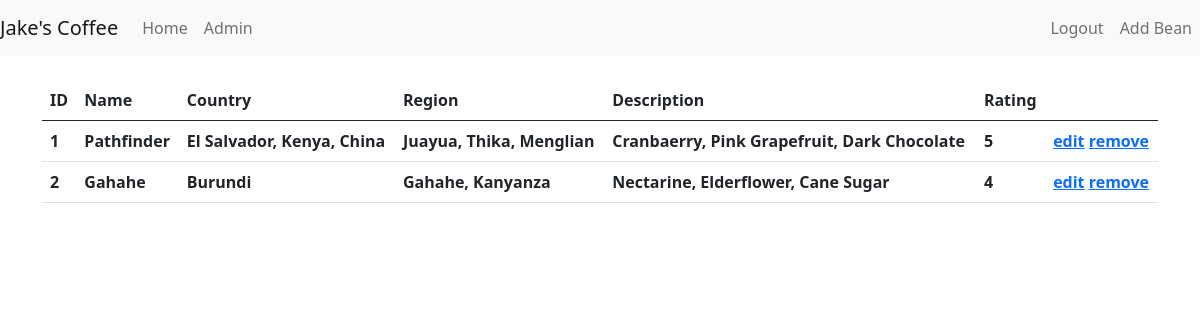
Screenshot of /admin (signed in) with the database file from the repository.
### app/models.py (models this page shows)
class Bean(db.Model):
    id = db.Column(db.Integer, primary_key=True)
    name = db.Column(db.String(20), index=True, nullable=False)
    country = db.Column(db.String(20), index=True)
    region = db.Column(db.String(20), index=True)
    description = db.Column(db.String(80))
    rating = db.Column(db.Integer, index=True, nullable=False)

### app/routes.py (the view)
@app.route('/admin')
@login_required
def admin():
    beans = Bean.query.all()
    return render_template('admin.html', beans=beans)

### app/models.py (called while the page is built)
@login.user_loader
def load_user(user_id):
    return AdminUser.query.get(user_id)

### app/templates/admin.html (shortened to what this page needs)
{% extends 'base.html' %}
{% block content %}
<div class="container mt-4">
    <table class="table">
        <thead>
            <tr>
                <th scope="col">ID</th>
                <th scope="col">Name</th>
                <th scope="col">Country</th>
                <th scope="col">Region</th>
                <th scope="col">Description</th>
                <th scope="col">Rating</th>
                <th scope="col"></th>
            </tr>
        </thead>
        <tbody>
            {% for bean in beans %}
            {% include '_admin_beans.html' %}
            {% endfor %}
        </tbody>
    </table>
</div>
{% endblock %}

### app/templates/_admin_beans.html
<tr>
    <th scope="col">{{ bean.id }}</th>
    <th scope="col">{{ bean.name }}</th>
    {% if bean.country %}
    <th scope="col">{{ bean.country }}</th>
    {% else %}
    <th scope="col">-</th>
    {% endif %}
    {% if bean.region %}
    <th scope="col">{{ bean.region }}</th>
    {% else %}
    <th scope="col">-</th>
    {% endif %}
    {% if bean.description %}
    <th scope="col">{{ bean.description }}</th>
    {% else %}
    <th scope="col">-</th>
    {% endif %}
    <th scope="col">{{ bean.rating }}</th>
    <th scope="col">
        <a href="{{ url_for('edit_bean', bean_id=bean.id) }}">edit</a>
        <a href="{{ url_for('remove_bean', bean_id=bean.id) }}">remove</a>
    </th>
</tr>

### rows the page displays
Bean: id "1", name "Pathfinder", country "El Salvador, Kenya, China", region "Juayua, Thika, Menglian", description "Cranbaerry, Pink Grapefruit, Dark Chocolate", rating "5"
Bean: id "2", name "Gahahe", country "Burundi", region "Gahahe, Kanyanza", description "Nectarine, Elderflower, Cane Sugar", rating "4"
